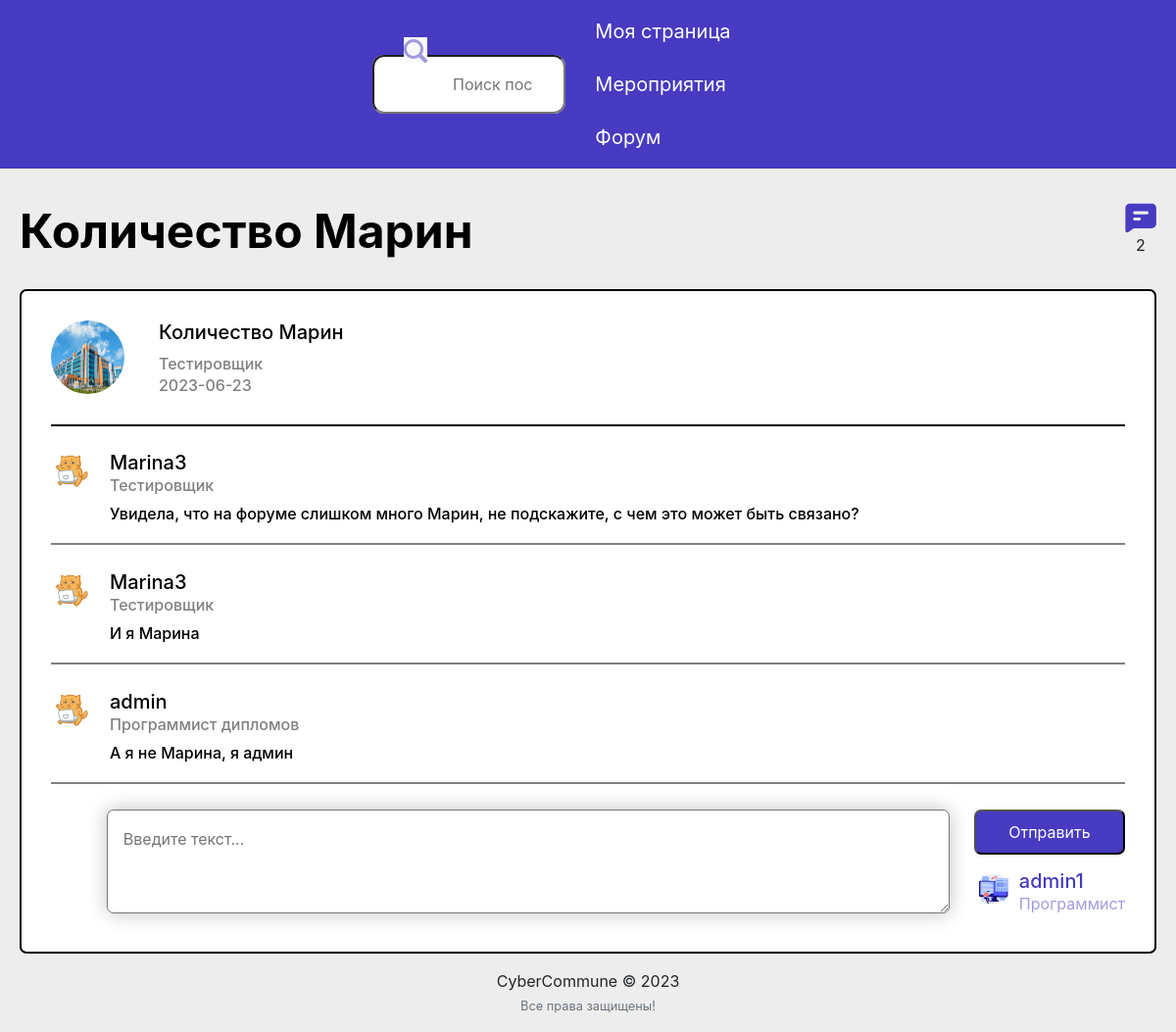
/post/6/ (signed in), run on the app's committed database.
### feed/models.py (models this page shows, shortened)
class Post(models.Model):
    title = models.CharField(max_length=200, blank=True)
    description = models.CharField(max_length=255, blank=True)
    pic = models.ImageField(upload_to='path/to/img')
    date_posted = models.DateTimeField(default=timezone.now)
    user_name = models.ForeignKey(User, on_delete=models.CASCADE)
    tags = models.CharField(max_length=100, blank=True)

class Comments(models.Model):
    post = models.ForeignKey(Post, related_name='details', on_delete=models.CASCADE)
    username = models.ForeignKey(User, related_name='details', on_delete=models.CASCADE)
    comment = models.CharField(max_length=255)
    comment_date = models.DateTimeField(default=timezone.now)

### users/models.py (models this page shows, shortened)
class Profile(models.Model):
    user = models.OneToOneField(User, on_delete=models.CASCADE)
    image = models.ImageField(default='profile_pics/default.png', upload_to='profile_pics')
    slug = AutoSlugField(populate_from='user')
    bio = models.CharField(max_length=255, blank=True)
    spec = models.CharField(max_length=255)
    friends = models.ManyToManyField("Profile", blank=True)

### feed/views.py (the view)
# urls.py: path('post/<int:pk>/', views.post_detail, name='post-detail'),
@login_required
def post_detail(request, pk):
    post = get_object_or_404(Post, pk=pk)
    user = request.user
    is_liked = Like.objects.filter(user=user, post=post)
    if request.method == 'POST':
        form = NewCommentForm(request.POST)
        if form.is_valid():
            data = form.save(commit=False)
            data.post = post
            data.username = user
            data.save()
            return redirect('post-detail', pk=pk)
    else:
        form = NewCommentForm()
    return render(request, 'feed/post_detail.html', {'post':post, 'is_liked':is_liked, 'form':form, 'user': user})

### feed/forms.py
class NewCommentForm(forms.ModelForm):
    class Meta:
        model = Comments
        fields = ['comment']

### feed/templates/feed/post_detail.html (shortened to what this page needs)
{% extends "feed/layout.html" %}
{% load static %}
{% block cssfiles %}
    <link href="{% static 'users/profile.css' %}" rel="stylesheet">
{% endblock cssfiles %}
{% block searchform %}
<form
  class="search"
  action="{% url 'search_posts' %}"
  method="get">
  <div class="text-field-icon">
      <input name="p" type="text" placeholder="Поиск постов" />
  </div>
        <button type="submit">
        <img src="{% static 'users/search.svg' %}" alt="Поиск">
      </button>
</form>
<nav class="nav">
    <a href="{% url 'my_profile' %}">Моя страница</a>
    <a href="{% url 'events' %}">Мероприятия</a>
    <a href="{% url 'home' %}">Форум</a>
</nav>
{% endblock searchform %}
{% block content %}
    <div class="container">
        <div class="post-theme">
            <div class="post-theme-top">
                <h2>{{ post.title }}</h2>
                <div class="post-details">
                    <img src="{% static 'users/mes-blog.svg' %}" alt="Количество ответов">
                    <p>{{ post.details.count }}</p>
                </div>
            </div>
            <div class="post-theme-bot">
                <div class="post-theme-info-author">
                    <img src="{{ post.pic.url }}" alt="" class="rounded-circle">
                    <div class="post-theme-author">
                        <h4 class="post-theme-author-title">{{post.title}}</h4>
                        <p class="post-theme-author-spec">{{ post.user_name.profile.spec}}</p>
                        <p class="post-theme-author-date">{{ post.date_posted|date:'Y-m-d'}}</p>
                    </div>
                </div>
                <div class="post-theme-chat">
                    <div class="post-theme-card">
                        <div class="post-theme-card-info-author">
                            <img src="{{ post.user_name.profile.image.url }}" alt="" class="rounded-circle">
                            <div class="post-theme-card-author">
                                <h4 class="post-theme-card-author-title">{{post.user_name}}</h4>
                                <p class="post-theme-card-author-spec">{{ post.user_name.profile.spec}}</p>
                                <p class="post-theme-card-author-message">{{ post.description}}</p>
                            </div>
                        </div>
                    </div>
                    {% for detail in post.details.all %}
                        {% if detail.username == user %}
                        <div class="post-theme-card">
                            <div class="post-theme-card-info-author">
                                <img src="{{ detail.username.profile.image.url }}" alt="" class="rounded-circle">
                                <div class="post-theme-card-author">
                                    <h4 class="info-user-card-title" style="margin-bottom: 2px;">{{detail.username}}</h4>
                                    <p class="info-user-card-spec" style="margin-bottom: 10px;">{{ detail.username.profile.spec}}</p>
                                    <p class="info-user-card-message">{{ detail.comment}}</p>
                                </div>
                            </div>
                        </div>
                        {% else %}
                        <div class="post-theme-card">
                            <div class="post-theme-card-info-author">
                                <img src="{{ detail.username.profile.image.url }}" alt="" class="rounded-circle">
                                <div class="post-theme-card-author">
                                    <h4 class="post-theme-card-author-title">{{detail.username}}</h4>
                                    <p class="post-theme-card-author-spec">{{ detail.username.profile.spec}}</p>
                                    <p class="post-theme-card-author-message">{{ detail.comment}}</p>
                                </div>
                            </div>
                        </div>
                        {% endif %}
                    {% endfor %}
                    <div class="form-comment-div">
                        <form class="form-comment" method = "POST">
                            <textarea class="text-placeholder" id="id_comment" name="comment" placeholder="Введите текст..."></textarea>
                            <div class="comment-button-div">
                                <button class="comment-button" type="submit">Отправить</button>
                                <div class="comment-info-user">
                                    <img src="{{ user.profile.image.url }}" alt="" class="rounded-circle">
                                    <div class="info-user-card">
                                        <h4 class="info-user-card-title">{{user}}</h4>
                                        <p class="info-user-card-spec">{{ user.profile.spec}}</p>
                                    </div>
                                </div>
                            </div>
                    </form>
                    </div>
                </div>
            </div>
        </div>
{% endblock content %}

### users/static/users/auth.css (style rules this page uses)
* { margin: 0; padding: 0; }
body { background: #ededed; }
a, button, h1, h2, h3, h4, h5, h6, p { font-family: Inter, sans-serif; margin-bottom: 0; }
a { text-decoration: none; }
.container { max-width: 1160px; margin: 0 auto; padding: 0; }
.text-placeholder { font-weight: 400; font-size: 16px; line-height: 19px; }

### users/static/users/profile.css (style rules this page uses)
.search { background: #FAFAFA; border-radius: 12px; width: 370px; height: 60px; }
.search .text-field-icon { height:100%; }
.search input { outline: none; border-radius: 12px; padding: 2px 32px 2px 80px; width: 100%; height: 100%; }
.search button { background: #FAFAFA; position: absolute; top: 38px; left: 412px; border: none; }
.nav { margin-left: 30px; display: flex; flex-direction: row; gap: 30px; }
.nav a { font-weight: 400; font-size: 20px; line-height: 24px; color: #FFFFFF; }
.container { max-width: 1160px; margin: 0 auto; }
.post-details { margin-left: auto; }
.post-details p { text-align: center; }
.post-theme { margin-top: 35px; }
.post-theme-top { display: flex; flex-direction: row; justify-content: space-between; margin-bottom: 30px; }
.post-theme-top h2 { font-weight: 700; font-size: 48px; line-height: 58px; color: #000000; }
.post-theme-bot { background: #FFFFFF; border: 2px solid #000000; border-radius: 7px; width: 1160px; padding: 30px 30px 45px 30px; }
.post-theme-info-author { display: flex; flex-direction: row; gap: 35px; border-bottom: 2px solid #000000; margin-bottom: 25px; }
.post-theme-author { display:flex; flex-direction: column; margin-bottom: 30px; }
.post-theme-info-author img { width:75px; height: 75px; }
.post-theme-author-title { font-weight: 500; font-size: 20px; line-height: 24px; color: #000000; margin-bottom: 11px; }
.post-theme-author-spec { font-weight: 500; font-size: 16px; line-height: 19px; color: #808080; margin-bottom: 3px; }
.post-theme-author-date { font-weight: 500; font-size: 16px; line-height: 19px; color: #808080; }
.post-theme-card-info-author { display: flex; flex-direction: row; gap: 20px; border-bottom: 2px solid #808080; margin-bottom: 26px; }
.post-theme-card-author { display:flex; flex-direction: column; margin-bottom: 20px; }
.post-theme-card-info-author img { width:40px; height: 40px; }
.post-theme-card-author-title { font-weight: 500; font-size: 20px; line-height: 24px; color: #000000; margin-bottom: 2px; }
.post-theme-card-author-spec { font-weight: 500; font-size: 16px; line-height: 19px; color: #808080; margin-bottom: 10px; }
.post-theme-card-author-message { font-weight: 500; font-size: 16px; line-height: 19px; color: #000000; }
.form-comment-div { position:relative; height: 100px; }
.form-comment { display: flex; flex-direction: row; gap: 25px; float: right; position:absolute; right: 0; }
.form-comment textarea { background: #FFFFFF; box-shadow: 0px 0px 19px rgba(0, 0, 0, 0.25); border-radius: 7px; padding-top: 20px; padding-left: 16px; width: 860px; }
.comment-button-div { display: flex; flex-direction: column; gap: 15px; }
.comment-button { font-weight: 400; font-size: 16px; line-height: 19px; color: #FFFFFF; padding: 11.5px 22px; background: #463BC1; border-radius: 7px; cursor: pointer; }
.comment-info-user { display:flex; flex-direction:row; gap: 6px; }
.comment-info-user img { width: 40px; height: 40px; }
.info-user-card-title { font-weight: 500; font-size: 20px; line-height: 24px; color: #463BC1; margin-bottom: 2px; }
.info-user-card-spec { font-weight: 400; font-size: 16px; line-height: 19px; color: rgba(70, 59, 193, 0.5); }

### data on the page
Post: title "Количество Марин", details.count "2", pic (picture), user_name.profile.spec "Тестировщик", date_posted "2023-06-23", user_name.profile.image (placeholder picture), user_name "Marina3", description "Увидела, что на форуме слишком много Марин, не подскажите, с чем это может быть связано?"
Comments: username.profile.image (placeholder picture), username "Marina3", username.profile.spec "Тестировщик", comment "И я Марина"
Comments: username.profile.image (picture), username "admin", username.profile.spec "Программист дипломов", comment "А я не Марина, я админ"

### other printed values
{{ user }} "admin1"
{{ user.profile.spec }} "Программист"
